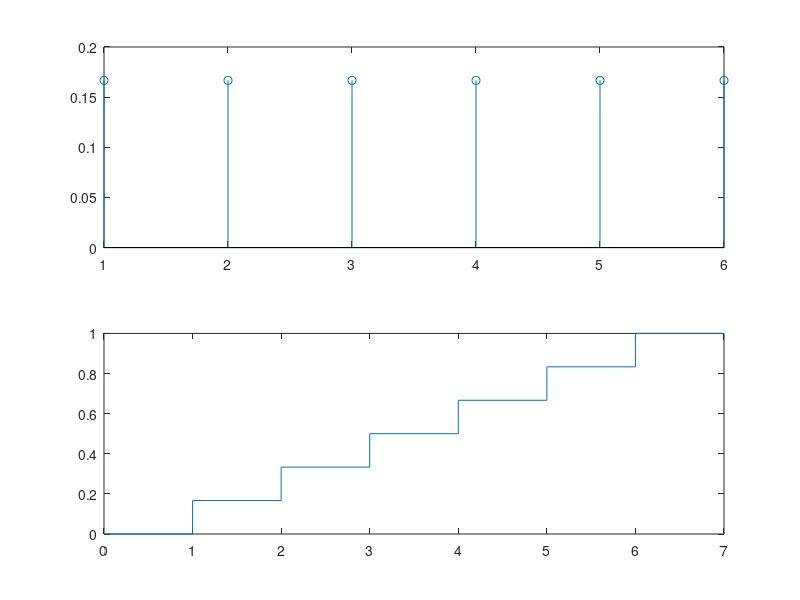

Write the MATLAB code that produced this figure.
% Guiao2 Parte 2 %

% Ex1_a e Ex1_b




x = [1 2 3 4 5 6];
x = 1:6;

px = [1/6 1/6 1/6 1/6 1/6 1/6];
px = ones(1,6)/6;

fx = cumsum(px);


figure(1)
subplot(2,1,1)
(stem(x,px));


figure(1)
subplot(2,1,2)
stairs([0 x 7], [0 fx 1]);